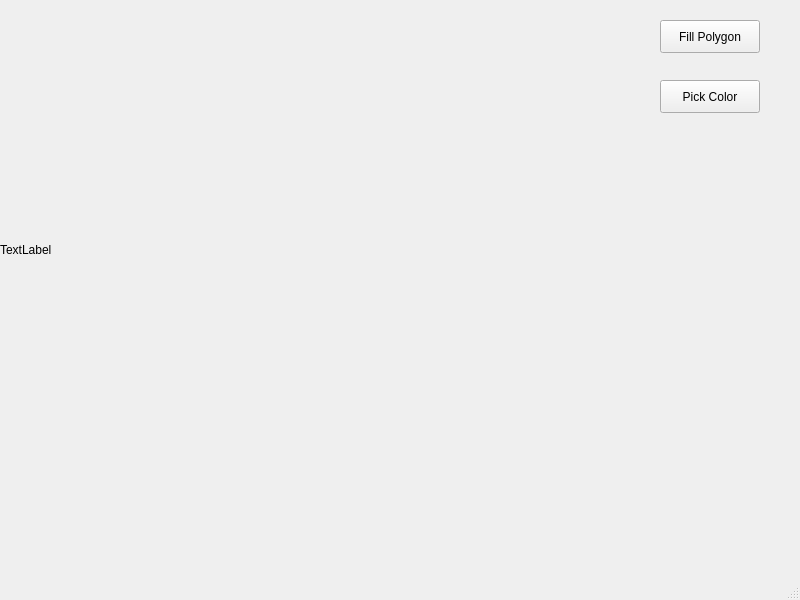
<?xml version="1.0" encoding="UTF-8"?>
<ui version="4.0">
 <class>MainWindow</class>
 <widget class="QMainWindow" name="MainWindow">
  <property name="geometry">
   <rect>
    <x>0</x>
    <y>0</y>
    <width>800</width>
    <height>600</height>
   </rect>
  </property>
  <property name="windowTitle">
   <string>MainWindow</string>
  </property>
  <widget class="QWidget" name="centralwidget">
   <widget class="QPushButton" name="pushButton">
    <property name="geometry">
     <rect>
      <x>660</x>
      <y>20</y>
      <width>100</width>
      <height>33</height>
     </rect>
    </property>
    <property name="text">
     <string>Fill Polygon</string>
    </property>
   </widget>
   <widget class="QPushButton" name="pushButton_2">
    <property name="geometry">
     <rect>
      <x>660</x>
      <y>80</y>
      <width>100</width>
      <height>33</height>
     </rect>
    </property>
    <property name="text">
     <string>Pick Color</string>
    </property>
   </widget>
   <widget class="QLabel" name="label">
    <property name="geometry">
     <rect>
      <x>0</x>
      <y>0</y>
      <width>500</width>
      <height>500</height>
     </rect>
    </property>
    <property name="text">
     <string>TextLabel</string>
    </property>
   </widget>
  </widget>
  <widget class="QMenuBar" name="menubar">
   <property name="geometry">
    <rect>
     <x>0</x>
     <y>0</y>
     <width>800</width>
     <height>29</height>
    </rect>
   </property>
  </widget>
  <widget class="QStatusBar" name="statusbar"/>
 </widget>
 <resources/>
 <connections/>
</ui>
